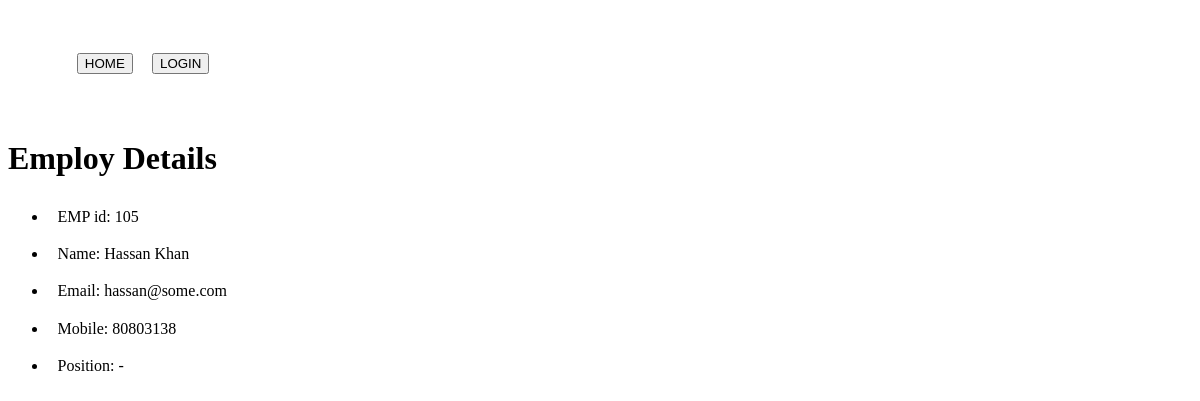
Before: /emp/view/11/ with the older database file.
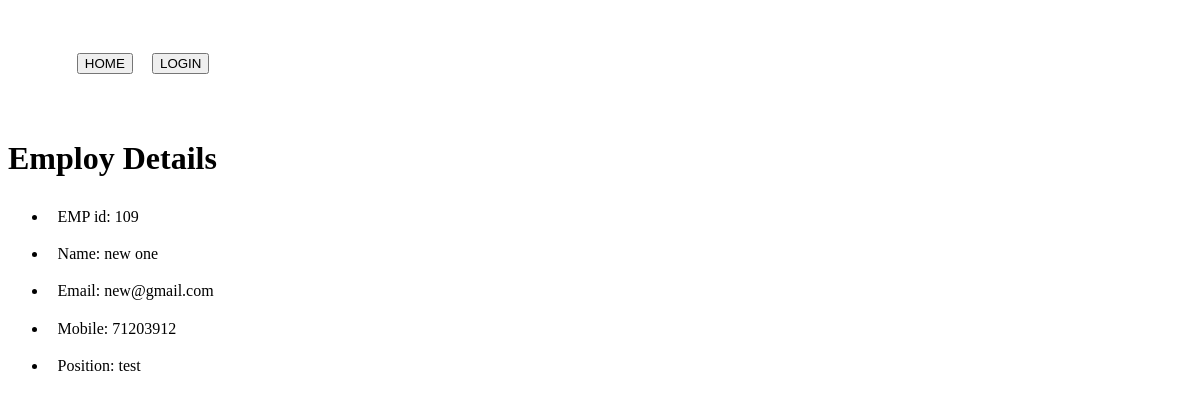
After: the same page with the newer database file.
### emp/models.py (models this page shows, shortened)
class Employ(models.Model):
    empid = models.IntegerField()
    fname = models.CharField(max_length=20)
    lname = models.CharField(max_length=20)
    email = models.EmailField()
    mobile = models.IntegerField()
    position = models.CharField(max_length=20)
    class Meta:
        verbose_name = 'Employee'
        verbose_name_plural = 'Employees'

### emp/views.py (the view)
# urls.py: path('view/<int:id>/', employview, name='view_emp'),
def employview(request, id, *args, **kwargs):
    obj = get_object_or_404(Employ, id=id)
    context = {
        'object' : obj
    }
    return render(request, 'emp/view.html', context)

### templates/emp/view.html (shortened to what this page needs)
{% include 'navbar.html' %}
<h1>Employ Details</h1>
<ul>
    <li>EMP id: {{ object.empid }}</li>
    <li>Name: {{ object.fname }} {{ object.lname }}</li>
    <li>Email: {{ object.email }}</li>
    <li>Mobile: {{ object.mobile }}</li>
    <li>Position: {{ object.position }}</li>
</ul>

Changed rows visible on the page:
changed Employ: empid "105" → "109"; fname "Hassan" → "new"; lname "Khan" → "one"; email "hassan@some.com" → "new@gmail.com"; mobile "80803138" → "71203912"; position "-" → "test"
